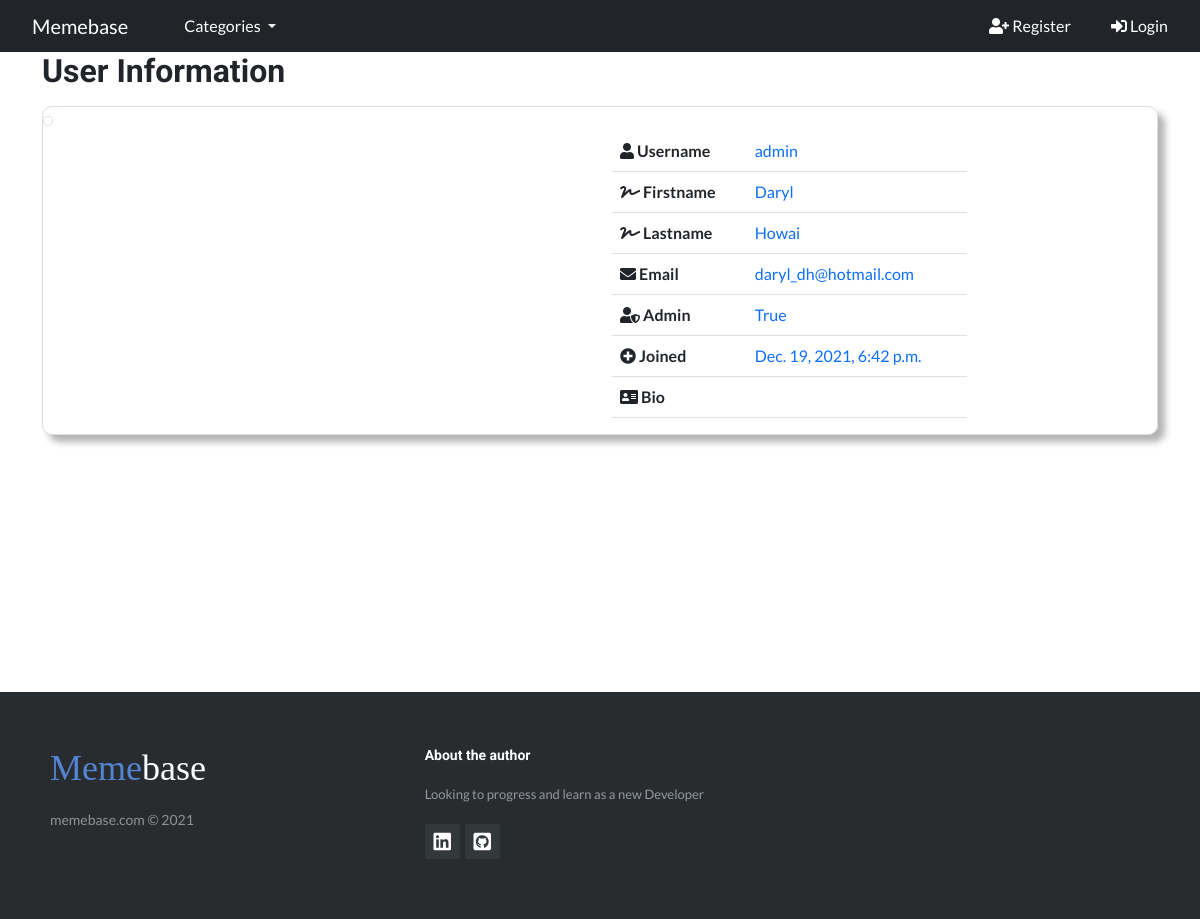
/members/1/profile/, run on the app's committed database.
### memeblog/models.py (models this page shows, shortened)
class UserProfile(models.Model):
    user = models.OneToOneField(User, null=True, on_delete=models.CASCADE)
    bio = models.TextField(blank=True)
    profile_pic = CloudinaryField('image', default='default')

### members/views.py (the view)
# urls.py: path('<int:pk>/profile/', ProfilePageView.as_view(), name='profile_page'),
class ProfilePageView(generic.DetailView):
    model = UserProfile
    template_name = 'registration/user_profile.html'
    def get_context_data(self, *args, **kwargs):
        context = super(ProfilePageView, self).get_context_data(*args, **kwargs)
        page_user = get_object_or_404(UserProfile, id=self.kwargs['pk'])
        context["page_user"] = page_user
        return context

### memeblog/views.py (called while the page is built)
def category_list(request):
    category_list = Category.objects.all()
    context = {
        'category_list': category_list
    }
    return context

### templates/registration/user_profile.html (shortened to what this page needs)
{% extends "base.html" %}
{% block content %}
<div class="login container">
    <h2>User Information</h2>
    <div class="panel-body inf-content mt-3">
        <div class="row">
            <div class="col-md-6">
                {% if "default" in page_user.profile_pic.url %}
                    <img style="width:400px;" title="" class="img-thumbnail" src="https://res.cloudinary.com/demon13/image/upload/v1639504110/default_profile_pic_qzyzr6.png">
                {% else %}
                    <img style="width:800px;" title="" class="img-thumbnail" src="{{ page_user.profile_pic.url }}">
                {% endif %}
            </div>
            <div class="col-md-4 mt-4">
                <div class="table-responsive">
                <table class="table table-user-information">
                    <tbody>
                        <tr>
                            <td>
                                <strong>
                                    <i class="fas fa-user"></i>
                                    Username
                                </strong>
                            </td>
                            <td class="text-primary">
                                {{ page_user.user.username }}
                            </td>
                        </tr>
                        <tr>
                            <td>
                                <strong>
                                    <i class="fas fa-signature"></i>
                                    Firstname
                                </strong>
                            </td>
                            <td class="text-primary">
                                {{ page_user.user.first_name }}
                            </td>
                        </tr>
                        <tr>
                            <td>
                                <strong>
                                    <i class="fas fa-signature"></i>
                                    Lastname
                                </strong>
                            </td>
                            <td class="text-primary">
                                {{ page_user.user.last_name }}
                            </td>
                        </tr>
                        <tr>
                            <td>
                                <strong>
                                    <i class="fas fa-envelope"></i>
                                    Email
                                </strong>
                            </td>
                            <td class="text-primary">
                                {{ page_user.user.email }}
                            </td>
                        </tr>
                        <tr>
                            <td>
                                <strong>
                                    <i class="fas fa-user-shield"></i>
                                    Admin
                                </strong>
                            </td>
                            <td class="text-primary">
                                {{ page_user.user.is_superuser }}
                            </td>
                        </tr>
                        <tr>
                            <td>
                                <strong>
                                    <i class="fas fa-plus-circle"></i>
                                    Joined
                                </strong>
                            </td>
                            <td class="text-primary">
                                {{ page_user.user.date_joined }}
                            </td>
                        </tr>
                        <tr>
                            <td>
                                <strong>
                                    <i class="fas fa-address-card"></i>
                                    Bio
                                </strong>
                            </td>
                            <td class="text-primary">
                            </td>
                        </tr>
                    </tbody>
                </table>
                </div>
            </div>
        </div>
    </div>
    </div>
{% endblock %}

### static/css/style.css (style rules this page uses)
body { font-family: Lato, sans-serif; font-weight: 400; }
.h1, .h2, .h3, .h4, .h5, .h6, h1, h2, h3, h4, h5, h6 { font-family: Roboto, sans-serif; font-weight: bold; }
.inf-content { border:1px solid #DDDDDD; -webkit-border-radius:10px; -moz-border-radius:10px; border-radius:10px; box-shadow: 7px 7px 7px rgba(0, 0, 0, 0.3); }
.login, .register, .image { min-height: 80vh; }

### data on the page
UserProfile: user.username "admin", user.first_name "Daryl", user.last_name "Howai", user.email "daryl_dh@hotmail.com", user.is_superuser "True", user.date_joined "Dec. 19, 2021, 6:42 p.m."
